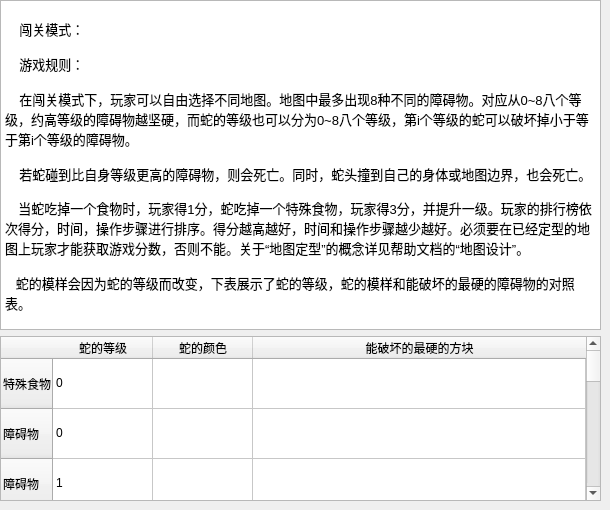
      <widget class="QWidget" name="tab_3">
       <attribute name="title">
        <string>闯关模式</string>
       </attribute>
       <widget class="QWidget" name="verticalLayoutWidget_4">
        <property name="geometry">
         <rect>
          <x>0</x>
          <y>0</y>
          <width>601</width>
          <height>501</height>
         </rect>
        </property>
        <layout class="QVBoxLayout" name="verticalLayout_4" stretch="2,1">
         <item>
          <widget class="QTextEdit" name="textEdit_3">
           <property name="readOnly">
            <bool>true</bool>
           </property>
           <property name="html">
            <string>&lt;!DOCTYPE HTML PUBLIC &quot;-//W3C//DTD HTML 4.0//EN&quot; &quot;http://www.w3.org/TR/REC-html40/strict.dtd&quot;&gt;
&lt;html&gt;&lt;head&gt;&lt;meta name=&quot;qrichtext&quot; content=&quot;1&quot; /&gt;&lt;style type=&quot;text/css&quot;&gt;
p, li { white-space: pre-wrap; }
&lt;/style&gt;&lt;/head&gt;&lt;body style=&quot; font-family:'SimSun'; font-size:9pt; font-weight:400; font-style:normal;&quot;&gt;
&lt;p style=&quot;-qt-paragraph-type:empty; margin-top:0px; margin-bottom:0px; margin-left:0px; margin-right:0px; -qt-block-indent:0; text-indent:0px; font-family:'SimSun';&quot;&gt;&lt;br /&gt;&lt;/p&gt;
&lt;p style=&quot; margin-top:0px; margin-bottom:0px; margin-left:0px; margin-right:0px; -qt-block-indent:0; text-indent:0px;&quot;&gt;&lt;span style=&quot; font-family:'SimSun'; font-size:10pt;&quot;&gt;    闯关模式：&lt;/span&gt;&lt;/p&gt;
&lt;p style=&quot;-qt-paragraph-type:empty; margin-top:0px; margin-bottom:0px; margin-left:0px; margin-right:0px; -qt-block-indent:0; text-indent:0px; font-family:'SimSun'; font-size:10pt;&quot;&gt;&lt;br /&gt;&lt;/p&gt;
&lt;p style=&quot; margin-top:0px; margin-bottom:0px; margin-left:0px; margin-right:0px; -qt-block-indent:0; text-indent:0px;&quot;&gt;&lt;span style=&quot; font-family:'SimSun'; font-size:10pt;&quot;&gt;    游戏规则：&lt;/span&gt;&lt;/p&gt;
&lt;p style=&quot;-qt-paragraph-type:empty; margin-top:0px; margin-bottom:0px; margin-left:0px; margin-right:0px; -qt-block-indent:0; text-indent:0px; font-family:'SimSun'; font-size:10pt;&quot;&gt;&lt;br /&gt;&lt;/p&gt;
&lt;p style=&quot; margin-top:0px; margin-bottom:0px; margin-left:0px; margin-right:0px; -qt-block-indent:0; text-indent:0px;&quot;&gt;&lt;span style=&quot; font-family:'SimSun'; font-size:10pt;&quot;&gt;    在闯关模式下，玩家可以自由选择不同地图。地图中最多出现8种不同的障碍物。对应从0~8八个等级，约高等级的障碍物越坚硬，而蛇的等级也可以分为0~8八个等级，第i个等级的蛇可以破坏掉小于等于第i个等级的障碍物。&lt;/span&gt;&lt;/p&gt;
&lt;p style=&quot;-qt-paragraph-type:empty; margin-top:0px; margin-bottom:0px; margin-left:0px; margin-right:0px; -qt-block-indent:0; text-indent:0px; font-family:'SimSun'; font-size:10pt;&quot;&gt;&lt;br /&gt;&lt;/p&gt;
&lt;p style=&quot; margin-top:0px; margin-bottom:0px; margin-left:0px; margin-right:0px; -qt-block-indent:0; text-indent:0px;&quot;&gt;&lt;span style=&quot; font-family:'SimSun'; font-size:10pt;&quot;&gt;    若蛇碰到比自身等级更高的障碍物，则会死亡。同时，蛇头撞到自己的身体或地图边界，也会死亡。&lt;/span&gt;&lt;/p&gt;
&lt;p style=&quot;-qt-paragraph-type:empty; margin-top:0px; margin-bottom:0px; margin-left:0px; margin-right:0px; -qt-block-indent:0; text-indent:0px; font-family:'SimSun';&quot;&gt;&lt;br /&gt;&lt;/p&gt;
&lt;p style=&quot; margin-top:0px; margin-bottom:0px; margin-left:0px; margin-right:0px; -qt-block-indent:0; text-indent:0px;&quot;&gt;&lt;span style=&quot; font-family:'SimSun';&quot;&gt;    &lt;/span&gt;&lt;span style=&quot; font-family:'SimSun'; font-size:10pt;&quot;&gt;当蛇吃掉一个食物时，玩家得1分，蛇吃掉一个特殊食物，玩家得3分，并提升一级。玩家的排行榜依次得分，时间，操作步骤进行排序。得分越高越好，时间和操作步骤越少越好。必须要在已经定型的地图上玩家才能获取游戏分数，否则不能。关于“地图定型”的概念详见帮助文档的“地图设计”。&lt;/span&gt;&lt;/p&gt;
&lt;p style=&quot;-qt-paragraph-type:empty; margin-top:0px; margin-bottom:0px; margin-left:0px; margin-right:0px; -qt-block-indent:0; text-indent:0px; font-family:'SimSun'; font-size:10pt;&quot;&gt;&lt;br /&gt;&lt;/p&gt;
&lt;p style=&quot; margin-top:0px; margin-bottom:0px; margin-left:0px; margin-right:0px; -qt-block-indent:0; text-indent:0px;&quot;&gt;&lt;span style=&quot; font-family:'SimSun'; font-size:10pt;&quot;&gt;   蛇的模样会因为蛇的等级而改变，下表展示了蛇的等级，蛇的模样和能破坏的最硬的障碍物的对照表。&lt;/span&gt;&lt;/p&gt;&lt;/body&gt;&lt;/html&gt;</string>
           </property>
          </widget>
         </item>
         <item>
          <widget class="QTableWidget" name="BlockView">
           <property name="editTriggers">
            <set>QAbstractItemView::NoEditTriggers</set>
           </property>
           <attribute name="horizontalHeaderStretchLastSection">
            <bool>true</bool>
           </attribute>
           <attribute name="verticalHeaderMinimumSectionSize">
            <number>50</number>
           </attribute>
           <attribute name="verticalHeaderStretchLastSection">
            <bool>false</bool>
           </attribute>
           <row>
            <property name="text">
             <string>特殊食物</string>
            </property>
           </row>
           <row>
            <property name="text">
             <string>障碍物</string>
            </property>
           </row>
           <row>
            <property name="text">
             <string>障碍物</string>
            </property>
           </row>
           <row>
            <property name="text">
             <string>障碍物</string>
            </property>
           </row>
           <row>
            <property name="text">
             <string>障碍物</string>
            </property>
           </row>
           <row>
            <property name="text">
             <string>障碍物</string>
            </property>
           </row>
           <row>
            <property name="text">
             <string>障碍物</string>
            </property>
           </row>
           <row>
            <property name="text">
             <string>障碍物</string>
            </property>
           </row>
           <row>
            <property name="text">
             <string>障碍物</string>
            </property>
           </row>
           <column>
            <property name="text">
             <string>蛇的等级</string>
            </property>
           </column>
           <column>
            <property name="text">
             <string>蛇的颜色</string>
            </property>
           </column>
           <column>
            <property name="text">
             <string>能破坏的最硬的方块</string>
            </property>
           </column>
           <item row="0" column="0">
            <property name="text">
             <string>0</string>
            </property>
           </item>
           <item row="1" column="0">
            <property name="text">
             <string>0</string>
            </property>
           </item>
           <item row="2" column="0">
            <property name="text">
             <string>1</string>
            </property>
           </item>
           <item row="3" column="0">
            <property name="text">
             <string>2</string>
            </property>
           </item>
           <item row="4" column="0">
            <property name="text">
             <string>3</string>
            </property>
           </item>
           <item row="5" column="0">
            <property name="text">
             <string>4</string>
            </property>
           </item>
           <item row="6" column="0">
            <property name="text">
             <string>5</string>
            </property>
           </item>
           <item row="7" column="0">
            <property name="text">
             <string>6</string>
            </property>
           </item>
           <item row="8" column="0">
            <property name="text">
             <string>7</string>
            </property>
           </item>
          </widget>
         </item>
        </layout>
       </widget>
      </widget>
